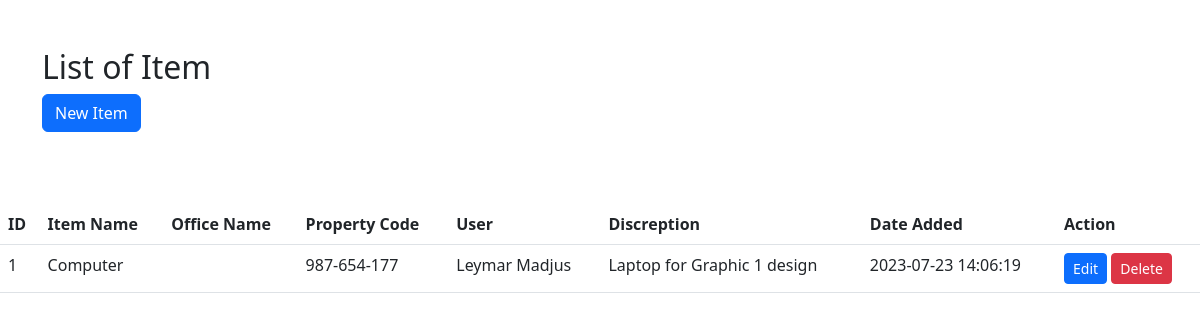
/addevent.php, run on the app's committed database.
### tables this page shows
CREATE TABLE `items` (
  `id` int(11) NOT NULL,
  `item_name` varchar(255) DEFAULT NULL,
  `office_id` int(11) DEFAULT NULL,
  `property_code` varchar(50) DEFAULT NULL,
  `end_user` varchar(255) DEFAULT NULL,
  `description` text DEFAULT NULL,
  `created_at` datetime DEFAULT NULL
);

### addevent.php (the view, shortened to what this page needs)
<!DOCTYPE html>
<html lang="en">
<head>
    <link rel="stylesheet" href="	https://cdn.jsdelivr.net/npm/bootstrap@5.3.0/dist/css/bootstrap.min.css">
</head>
<body>
    <div class="container my-5" >
        <h2>List of Item</h2>
        <a class="btn btn-primary" href="/GSOInvSys/create.php" role="button">New Item</a>
    </div>
    <br>
    <table class="table">
        <thead>
            <tr>
                <th>ID</th>
                <th>Item Name</th>
                <th>Office Name</th>
                <th>Property Code</th>
                <th>User</th>
                <th>Discreption</th>
                <th>Date Added</th>
                <th>Action</th>
            </tr>
        </thead>
            <tbody>
                <?php
                $servername = "localhost";
                $username = "root";
                $password = "";
                $database = "gsoinventory";
                $connection =new mysqli($servername,$username,$password,$database);
                $sql = "SELECT * from items";
                $result = $connection->query($sql);
                while($row = $result->fetch_assoc()) {
                    echo "
                    <tr>
                        <td>$row[id]</td>
                        <td>$row[item_name]</td>
                        <td>$row[office_name]</td>
                        <td>$row[property_code]</td>
                        <td>$row[end_user]</td>
                        <td>$row[description]</td>
                        <td>$row[created_at]</td>
                        <td>
                            <a class='btn btn-primary btn-sm' href='/GSOInvSys/editItem.php?id=$row[id]'>Edit</a>
                            <a class='btn btn-danger btn-sm' href='/GSOInvSys/deleteitem.php?id=$row[id]'>Delete</a>
                        </td>
                    </tr>
                    ";
                }
                ?>
            </tbody>
    </table>
</body>
</html>

### data on the page
items: id "1", item_name "Computer", property_code "987-654-177", end_user "Leymar Madjus", description "Laptop for Graphic 1 design", created_at "2023-07-23 14:06:19"
